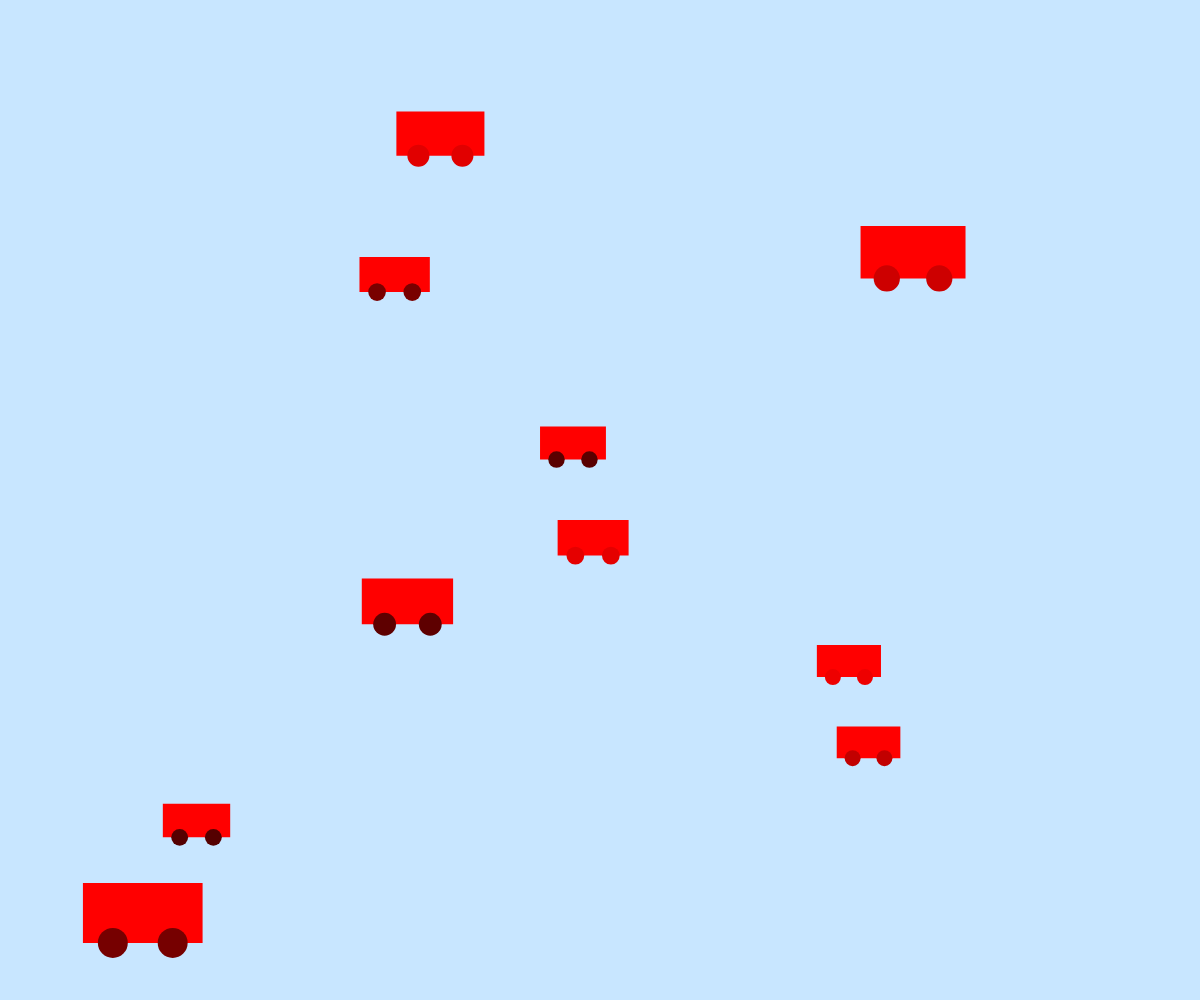
Frame 1 (no input)
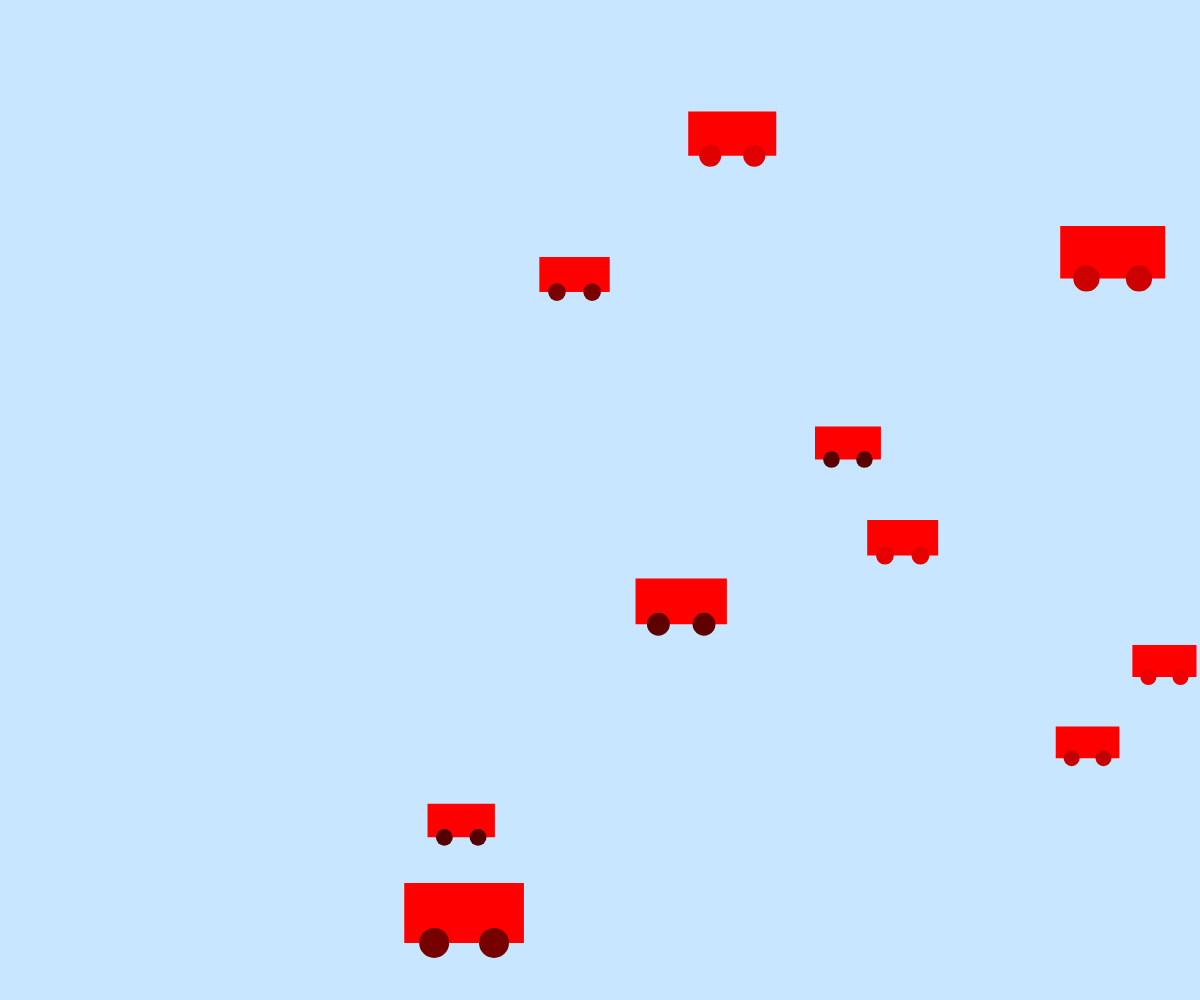
Frame 60 (no input)
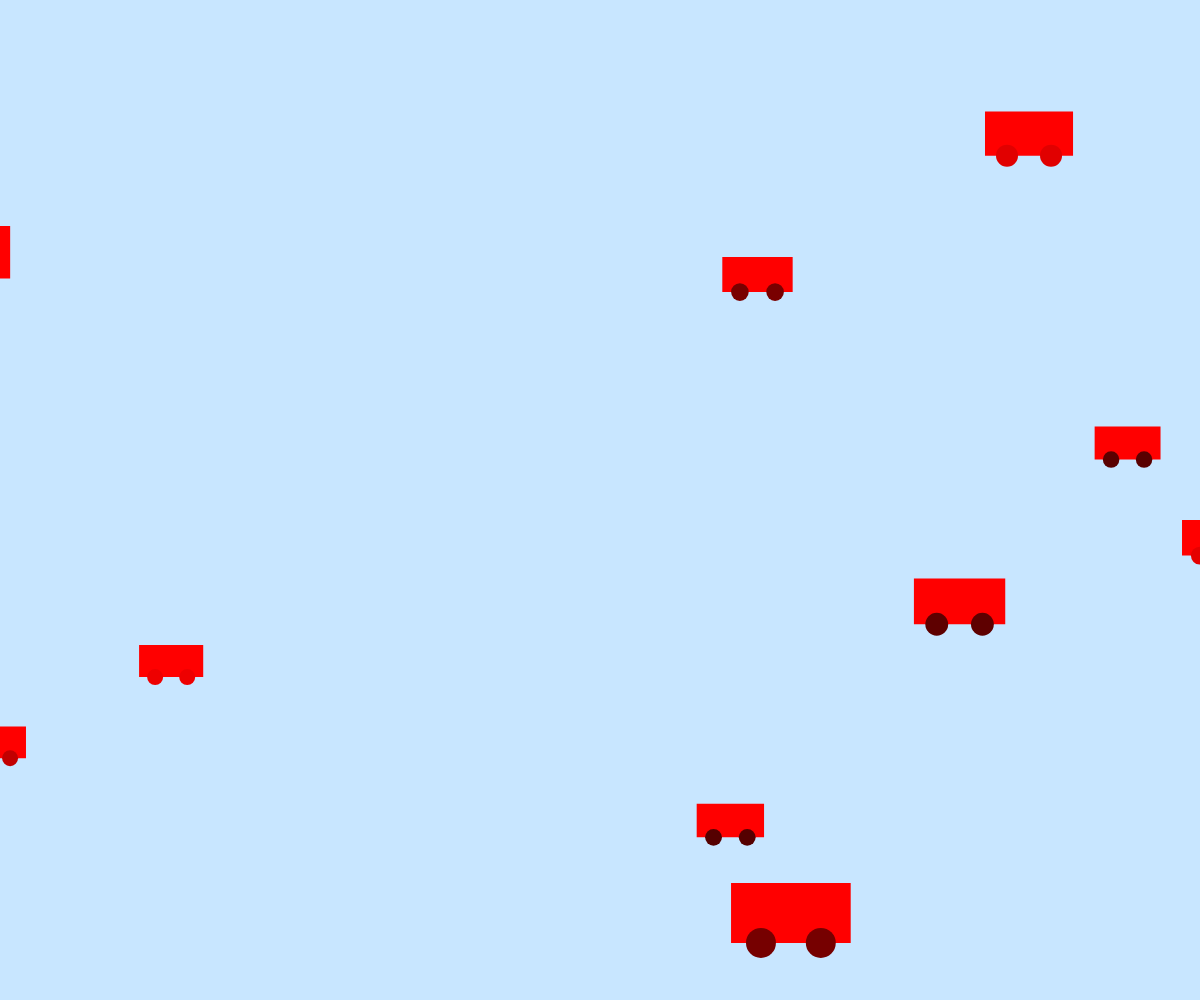
Frame 120 (the mouse pressed at the canvas centre since frame 60)

The p5.js sketch that drew these frames (run headless with seeded random() and noise() and a simulated clock; from frame 60 on, the mouse is pressed at the canvas centre):

// p5.js sketch
// ── sketch.js
let cars = [];
let numCars = 10;

function setup() {
  createCanvas(windowWidth, windowHeight);
  noStroke();

  // create multiple cars
  for (let i = 0; i < numCars; i++) {
    let x = random(width);                 // random horizontal position
    let y = random(50, height - 100);      // random lane (vertical)
    let size = random(60, 120);            // different car sizes
    let speed = random(2, 6);              // different speeds

    cars.push(new Car(x, y, size, speed));
  }
}

function draw() {
  background(200, 230, 255); // light blue background

  // show and move all cars
  for (let car of cars) {
    car.move();
    car.show('red');
  }
}

// ── car.js
class Car {
  constructor(x, y, size, speed = 2) {
    this.x = x;
    this.y = y;
    this.size = size;
    this.colour = color(random(0, 255), 0, 0);
    this.speed = speed;
  }

  show(redColour) {
    fill(redColour);
    rect(this.x, this.y, this.size, this.size / 2);

    fill(this.colour);
    ellipse(this.x + this.size / 4, this.y + this.size / 2, this.size / 4);
    ellipse(this.x + 3 * this.size / 4, this.y + this.size / 2, this.size / 4);
  }

  move() {
    this.x += this.speed;
    if (this.x > width + 50) { // once off screen, restart on left
      this.x = -this.size;
    }
  }

  grow() {
    if (this.size < 200) {
      this.size += 1;
    }
  }
}
